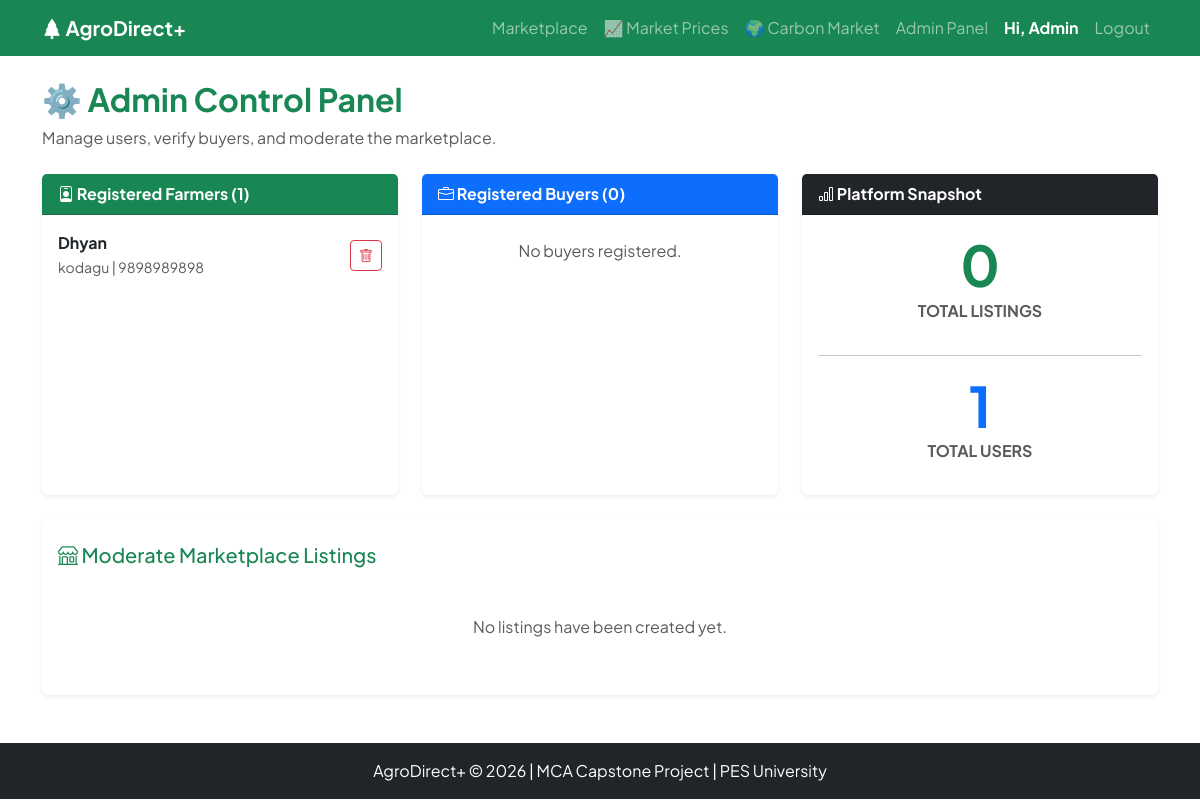
The page /admin/dashboard (signed in) on the database its author committed.
### models.py (models this page shows)
class User(UserMixin, db.Model):
    __tablename__ = 'users'
    latitude = db.Column(db.Float)
    longitude = db.Column(db.Float)
    id = db.Column(db.Integer, primary_key=True)
    email = db.Column(db.String(120), unique=True, nullable=False)
    password = db.Column(db.String(200), nullable=False)
    role = db.Column(db.String(20), nullable=False)  # 'farmer', 'buyer', 'admin'
    name = db.Column(db.String(100), nullable=False)
    phone = db.Column(db.String(15))
    state = db.Column(db.String(50))
    district = db.Column(db.String(50))
    location = db.Column(db.String(100)) # NEW: Specific city/town for weather
    language = db.Column(db.String(20), default='English')
    created_at = db.Column(db.DateTime, default=datetime.utcnow)
    land_size_acres = db.Column(db.Float)
    crop_type = db.Column(db.String(50))
    years_experience = db.Column(db.Integer)
    tree_count = db.Column(db.Integer)
    shade_percentage = db.Column(db.Float)
    company_name = db.Column(db.String(150))
    gst_number = db.Column(db.String(20))
    buyer_type = db.Column(db.String(50))
    is_verified = db.Column(db.Boolean, default=False)

### app.py (the view)
@app.route('/admin/dashboard')
@login_required
def admin_dashboard():
    if current_user.role != 'admin': return redirect(url_for('index'))
    return render_template('admin_dashboard.html', farmers=User.query.filter_by(role='farmer').all(), buyers=User.query.filter_by(role='buyer').all(), listings=Listing.query.all())

### app.py (called while the page is built)
@login_manager.user_loader
def load_user(user_id):
    return User.query.get(int(user_id))

### templates/admin_dashboard.html (shortened to what this page needs)
{% extends "base.html" %}
{% block content %}
<div class="d-flex justify-content-between align-items-center mb-4">
    <div>
        <h2 class="text-success fw-bold">⚙️ Admin Control Panel</h2>
        <p class="text-muted mb-0">Manage users, verify buyers, and moderate the marketplace.</p>
    </div>
</div>
<div class="row g-4">
    <div class="col-lg-4">
        <div class="card shadow-sm border-0 h-100">
            <div class="card-header bg-success text-white fw-bold">
                <i class="bi bi-person-badge"></i> Registered Farmers ({{ farmers|length }})
            </div>
            <div class="card-body p-0">
                <ul class="list-group list-group-flush">
                    {% for f in farmers %}
                    <li class="list-group-item d-flex justify-content-between align-items-center py-3">
                        <div>
                            <strong class="text-dark">{{ f.name }}</strong><br>
                            <small class="text-muted">{{ f.district }} | {{ f.phone }}</small>
                        </div>
                        <form method="POST" action="{{ url_for('delete_user', user_id=f.id) }}" onsubmit="return confirm('Delete this farmer?');">
                            <button type="submit" class="btn btn-sm btn-outline-danger"><i class="bi bi-trash"></i></button>
                        </form>
                    </li>
                    {% else %}
                    <li class="list-group-item text-center text-muted py-4">No farmers registered.</li>
                    {% endfor %}
                </ul>
            </div>
        </div>
    </div>
    <div class="col-lg-4">
        <div class="card shadow-sm border-0 h-100">
            <div class="card-header bg-primary text-white fw-bold">
                <i class="bi bi-briefcase"></i> Registered Buyers ({{ buyers|length }})
            </div>
            <div class="card-body p-0">
                <ul class="list-group list-group-flush">
                    {% for b in buyers %}
                    <li class="list-group-item d-flex justify-content-between align-items-center py-3">
                        <div>
                            <strong class="text-dark">{{ b.company_name }}</strong>
                            {% if b.is_verified %}
                                <span class="badge bg-success ms-1"><i class="bi bi-patch-check"></i> Verified</span>
                            {% else %}
                                <span class="badge bg-warning text-dark ms-1">Pending</span>
                            {% endif %}
                            <br>
                            <small class="text-muted">{{ b.buyer_type }} | {{ b.phone }}</small>
                        </div>
                        <div class="d-flex gap-1">
                            {% if not b.is_verified %}
                            <a href="{{ url_for('verify_buyer', user_id=b.id) }}" class="btn btn-sm btn-success" title="Verify Buyer">
                                <i class="bi bi-check-circle"></i>
                            </a>
                            {% endif %}
                            <form method="POST" action="{{ url_for('delete_user', user_id=b.id) }}" onsubmit="return confirm('Delete this buyer?');">
                                <button type="submit" class="btn btn-sm btn-outline-danger" title="Delete"><i class="bi bi-trash"></i></button>
                            </form>
                        </div>
                    </li>
                    {% else %}
                    <li class="list-group-item text-center text-muted py-4">No buyers registered.</li>
                    {% endfor %}
                </ul>
            </div>
        </div>
    </div>
    <div class="col-lg-4">
        <div class="card shadow-sm border-0 h-100">
            <div class="card-header bg-dark text-white fw-bold">
                <i class="bi bi-bar-chart"></i> Platform Snapshot
            </div>
            <div class="card-body text-center d-flex flex-column justify-content-center">
                <h1 class="display-4 text-success fw-bold mb-0">{{ listings|length }}</h1>
                <p class="text-muted text-uppercase fw-bold">Total Listings</p>
                <hr>
                <h1 class="display-4 text-primary fw-bold mb-0">{{ buyers|length + farmers|length }}</h1>
                <p class="text-muted text-uppercase fw-bold">Total Users</p>
            </div>
        </div>
    </div>
</div>
<div class="row mt-4">
    <div class="col-12">
        <div class="card shadow-sm border-0">
            <div class="card-header bg-white fw-bold pt-4 pb-0 border-0">
                <h5 class="text-success"><i class="bi bi-shop"></i> Moderate Marketplace Listings</h5>
            </div>
            <div class="card-body">
                {% if listings %}
                <table class="table table-hover align-middle">
                    <thead class="table-light">
                        <tr>
                            <th>Farmer</th>
                            <th>Crop</th>
                            <th>Quantity</th>
                            <th>Price / Bag</th>
                            <th>Status</th>
                            <th>Action</th>
                        </tr>
                    </thead>
                                        <tbody>
                        {% for l in listings %}
                        <tr>
                            <td>{{ l.farmer.name }}</td>
                            <td><strong>{{ l.crop_type }}</strong><br><small class="text-muted">{{ l.coffee_type or 'Standard' }}</small></td>
                            <td>{{ l.quantity_tons if l.quantity_tons else 'N/A' }} Tons</td>
                            <td class="text-success fw-bold">₹{{ l.expected_price_per_bag if l.expected_price_per_bag else 'N/A' }}</td>
                            <td><span class="badge bg-{{ 'success' if l.status == 'Active' else 'secondary' }}">{{ l.status }}</span></td>
                            <td>
                                <form method="POST" action="{{ url_for('admin_delete_listing', listing_id=l.id) }}" onsubmit="return confirm('Delete this listing permanently?');">
                                    <button type="submit" class="btn btn-sm btn-outline-danger">Remove</button>
                                </form>
                            </td>
                        </tr>
                        {% endfor %}
                    </tbody>
                </table>
                {% else %}
                <p class="text-muted text-center py-4">No listings have been created yet.</p>
                {% endif %}
            </div>
        </div>
    </div>
</div>
{% endblock %}

### templates/base.html (shortened to what this page needs)
<!DOCTYPE html>
<html lang="en">
<head>
    <link href="https://cdn.jsdelivr.net/npm/bootstrap@5.3.0/dist/css/bootstrap.min.css" rel="stylesheet">
    <link rel="stylesheet" href="https://cdn.jsdelivr.net/npm/bootstrap-icons@1.11.0/font/bootstrap-icons.css">
    <link rel="stylesheet" href="https://unpkg.com/leaflet@1.9.4/dist/leaflet.css" />
    <link rel="stylesheet" href="https://unpkg.com/leaflet@1.9.4/dist/leaflet.css" />
    <link rel="stylesheet" href="{{ url_for('static', filename='css/style.css') }}">
</head>
<body>
    <nav class="navbar navbar-expand-lg navbar-dark bg-success">
        <div class="container">
            <a class="navbar-brand fw-bold" href="{{ url_for('index') }}">
                <i class="bi bi-tree-fill"></i> AgroDirect+
            </a>
            <div class="collapse navbar-collapse" id="navMenu">
                <ul class="navbar-nav ms-auto">
                    {% if current_user.is_authenticated %}
                        <li class="nav-item"><a class="nav-link" href="{{ url_for('marketplace') }}">Marketplace</a></li>
                        <li class="nav-item"><a class="nav-link" href="{{ url_for('market_prices') }}">📈 Market Prices</a></li>
                        <li class="nav-item"><a class="nav-link" href="{{ url_for('carbon_marketplace') }}">🌍 Carbon Market</a></li>
                        {% if current_user.role == 'farmer' %}
                            <li class="nav-item"><a class="nav-link" href="{{ url_for('farmer_dashboard') }}">Dashboard</a></li>
                            <li class="nav-item"><a class="nav-link" href="{{ url_for('advisory_dashboard') }}">🌾 Advisory</a></li>
                            <li class="nav-item"><a class="nav-link" href="{{ url_for('disease_detector') }}">📸 AI Scan</a></li>
                            <li class="nav-item"><a class="nav-link" href="{{ url_for('schemes_dashboard') }}">🏛️ Schemes & Loans</a></li>
                            <li class="nav-item"><a class="nav-link" href="{{ url_for('add_listing') }}">Add Listing</a></li>
                        {% elif current_user.role == 'buyer' %}
                            <li class="nav-item"><a class="nav-link" href="{{ url_for('buyer_dashboard') }}">Dashboard</a></li>
                        {% elif current_user.role == 'admin' %}
                            <li class="nav-item"><a class="nav-link" href="{{ url_for('admin_dashboard') }}">Admin Panel</a></li>
                        {% endif %}
                        <li class="nav-item"><span class="nav-link text-white fw-bold">Hi, {{ current_user.name }}</span></li>
                        <li class="nav-item"><a class="nav-link" href="{{ url_for('logout') }}">Logout</a></li>
                    {% endif %}
                </ul>
            </div>
        </div>
    </nav>
    <div class="container mt-4">
        {% block content %}{% endblock %}
    </div>
    <footer class="bg-dark text-white text-center py-3 mt-5">
        <p class="mb-0">AgroDirect+ &copy; 2026 | MCA Capstone Project | PES University</p>
    </footer>
</body>
</html>

### static/css/style.css (style rules this page uses)
:root { --primary-green: #198754; --dark-green: #0f5132; --deep-bg: #0a1f14; --text-dark: #1e293b; --text-muted: #64748b; }
body { font-family: 'Plus Jakarta Sans', sans-serif; background-color: #ffffff; color: var(--text-dark); overflow-x: hidden; }

### rows shown on the page
User: name "Admin"
User: name "Dhyan", district "kodagu", phone "9898989898"

### other values the page prints
{{ farmers|length }} "1"
{{ buyers|length }} "0"
{{ listings|length }} "0"
{{ buyers|length + farmers|length }} "1"
